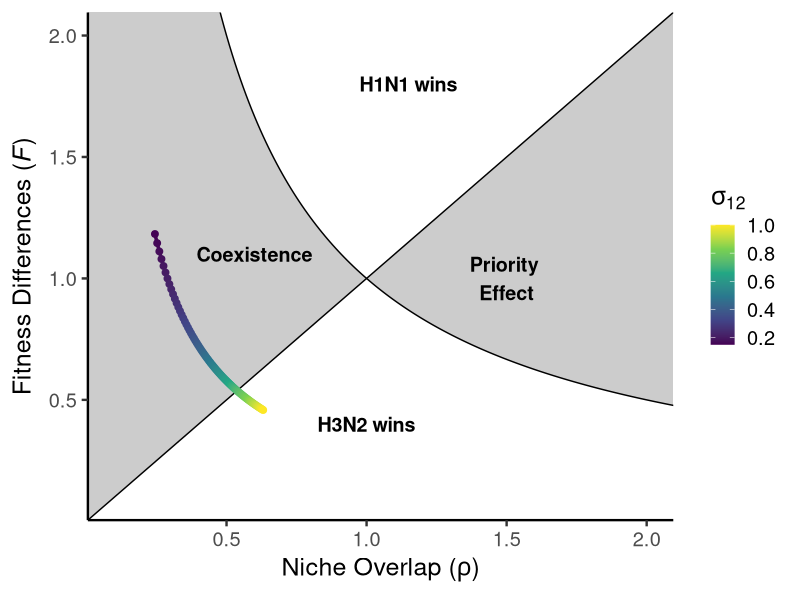

Recreate this plot in R. (Note: this script raises an error after producing the figure.)
### Figure 2
### Wang et al model from Park et al model Science
### Author: Joe Brennan

library(deSolve)
library(ggplot2)
library(reshape2)

FD_NO_func = function(parms){

  with(as.list(parms), {

    FD <- ((mu + delta1) * (mu + gamma2) * (beta1 - mu - gamma1)) /
      ((mu + delta2) * (mu + gamma1) * (beta2 - mu - gamma2)) *
      sqrt(
        (sigma21 * (mu + gamma1) * (delta2 + sigma22 * (mu + gamma2))) /
          (sigma12 * (mu + gamma2) * (delta1 + sigma11 * (mu + gamma1)))
      )

    NO <- sqrt(
      (sigma12 * sigma21 * (mu + gamma1) * (mu + gamma2)) /
        (
          (delta1 + sigma11 * (mu + gamma1)) *
            (delta2 + sigma22 * (mu + gamma2))
        )
    )

    return(list(FD = FD, NO = NO))

  })

}


params_H1N1_H3N2 <- c(
  mu     = 1/(52*80),
  delta1 = 1/(3.12*52),
  delta2 = 1/(3.08*52),
  beta1  = 1.44 * (1/(52*80) + 7/(2.64)),
  beta2  = 1.60 * (1/(52*80) + 7/3.03),
  gamma1 = 7/2.64,
  gamma2 = 7/3.03,
  sigma11 = 1,
  sigma12 = 0.17,
  sigma21 = 0.4,
  sigma22 = 1
)

sigma12.seq = seq(0.15,1,by=0.01)
FD.array = c()
NO.array = c()

for(i in sigma12.seq){

  params_H1N1_H3N2['sigma12'] = i
  FDNO = FD_NO_func(params_H1N1_H3N2)
  FD.array = c(FD.array, FDNO$FD)
  NO.array = c(NO.array, FDNO$NO)

}

niche_overlap <- seq(from = -1, to = 11, by = 0.01)
fitness_ratio_min <- niche_overlap
fitness_ratio_max <- 1 / niche_overlap
boundary_df <- data.frame(
  niche_overlap = niche_overlap,
  min_fitness_ratio = fitness_ratio_min,
  max_fitness_ratio = fitness_ratio_max
)

df <- data.frame(
  ND = NO.array,
  FD = FD.array,
  sigma12 = sigma12.seq
)

p1=ggplot() +
  theme_classic(base_size=18) +
  geom_ribbon(data = boundary_df,
              aes(x = niche_overlap, ymin = min_fitness_ratio, ymax = max_fitness_ratio),
              fill = 'grey80') +
  geom_line(data = boundary_df, aes(x = niche_overlap, y = max_fitness_ratio)) +
  geom_line(data = boundary_df, aes(x = niche_overlap, y = min_fitness_ratio)) +
  geom_path(data = df, aes(x = ND, y = FD, color = sigma12), size = 1.2) +
  geom_point(data = df, aes(x = ND, y = FD, color = sigma12), size = 2) +
  scale_color_viridis_c(name = expression(sigma[12])) +
  annotate("text", x = 1.5, y = 1, label = "Priority \nEffect", size = 5, fontface = "bold") +
  annotate("text", x = 0.6, y = 1.1, label = "Coexistence", size = 5, fontface = "bold") +
  annotate("text", x = 1, y = 0.4, label = "H3N2 wins", size = 5, fontface = "bold") +
  annotate("text", x = 1.15, y = 1.8, label = "H1N1 wins", size = 5, fontface = "bold") +
  labs(
    x = expression("Niche Overlap (" * rho * ")"),
    y = expression("Fitness Differences (" * italic(F) * ")")
  ) +
  coord_cartesian(xlim=c(0.1,2),ylim = c(0.1, 2))

######### SIMULATION COEXISTENCE

two_strain_model <- function(t, state, params) {
  with(as.list(c(state, params)), {
    
    dS1 <- mu * (1 - S1) + delta1 * (1 - S1 - I1) -
      sigma11 * beta1 * I1 * S1 -
      sigma12 * beta2 * I2 * S1
    
    dS2 <- mu * (1 - S2) + delta2 * (1 - S2 - I2) -
      sigma21 * beta1 * I1 * S2 -
      sigma22 * beta2 * I2 * S2
    
    dI1 <- beta1 * S1 * I1 - (gamma1 + mu) * I1
    
    dI2 <- beta2 * S2 * I2 - (gamma2 + mu) * I2
    
    list(c(dS1, dS2, dI1, dI2))
  })
}

params_H1N1_H3N2 <- c(
  mu     = 1/(52*80),
  delta1 = 1/(3.12*52),
  delta2 = 1/(3.08*52),
  beta1  = 1.44 * (1/(52*80) + 7/(2.64)),
  beta2  = 1.60 * (1/(52*80) + 7/3.03),
  gamma1 = 7/2.64,   
  gamma2 = 7/3.03,
  sigma11 = 1.0,
  sigma12 = 0.17,
  sigma21 = 0.4, 
  sigma22 = 1.0 
)

init <- c(
  S1 = 0.999,
  S2 = 0.999,
  I1 = 0.001,
  I2 = 0.001
)

times <- seq(0, 5000, by = 0.1)

out <- ode(y = init, times = times, func = two_strain_model, parms = params_H1N1_H3N2)
out_df <- as.data.frame(out)

plot_df <- out_df |>
  pivot_longer(-time, names_to = "pop", values_to = "density") |>
  mutate(
    number = gsub("[A-Z]", "", pop),
    letter = gsub("[0-9]", "", pop)
  ) |>
  filter(letter == "I")

p2=ggplot(plot_df,
          aes(time, density,
              color = number)) +
  geom_line(linewidth = 1) +
  theme_bw(base_size = 18) +
  coord_cartesian(ylim = c(0, 0.005),xlim=c(0,1500)) +
  scale_color_discrete(
    labels = c("H1N1", "H3N2")
  ) +
  labs(
    x = "Time",
    y = "Proportion Infected",
    color = "Strain",
    linetype = "Class"
  )

######### SIMULATION H3N2 WIN

two_strain_model <- function(t, state, params) {
  with(as.list(c(state, params)), {
    
    dS1 <- mu * (1 - S1) + delta1 * (1 - S1 - I1) -
      sigma11 * beta1 * I1 * S1 -
      sigma12 * beta2 * I2 * S1
    
    dS2 <- mu * (1 - S2) + delta2 * (1 - S2 - I2) -
      sigma21 * beta1 * I1 * S2 -
      sigma22 * beta2 * I2 * S2
    
    dI1 <- beta1 * S1 * I1 - (gamma1 + mu) * I1
    
    dI2 <- beta2 * S2 * I2 - (gamma2 + mu) * I2
    
    list(c(dS1, dS2, dI1, dI2))
  })
}

params_H1N1_H3N2 <- c(
  mu     = 1/(52*80), 
  delta1 = 1/(3.12*52),
  delta2 = 1/(3.08*52),
  beta1  = 1.44 * (1/(52*80) + 7/(2.64)),
  beta2  = 1.60 * (1/(52*80) + 7/3.03), 
  gamma1 = 7/2.64,
  gamma2 = 7/3.03,
  sigma11 = 1.0,
  sigma12 = 0.75,
  sigma21 = 0.6,
  sigma22 = 1.0 
)

init <- c(
  S1 = 0.995,
  S2 = 0.999,
  I1 = 0.005,
  I2 = 0.001
)

times <- seq(0, 5000, by = 0.1)

out <- ode(y = init, times = times, func = two_strain_model, parms = params_H1N1_H3N2)
out_df <- as.data.frame(out)

plot_df <- out_df |>
  pivot_longer(-time, names_to = "pop", values_to = "density") |>
  mutate(
    number = gsub("[A-Z]", "", pop),
    letter = gsub("[0-9]", "", pop)
  ) |>
  filter(letter == "I")

p3=ggplot(plot_df,
          aes(time, density,
              color = number)) +
  geom_line(linewidth = 1) +
  theme_bw(base_size = 18) +
  coord_cartesian(ylim = c(0, 0.005),xlim=c(0,2000)) +
  scale_color_discrete(
    labels = c("H1N1", "H3N2")
  ) +
  labs(
    x = "Time",
    y = "Proportion Infected",
    color = "Strain",
    linetype = "Class"
  )

library(patchwork)

p1 + (p2/p3)
